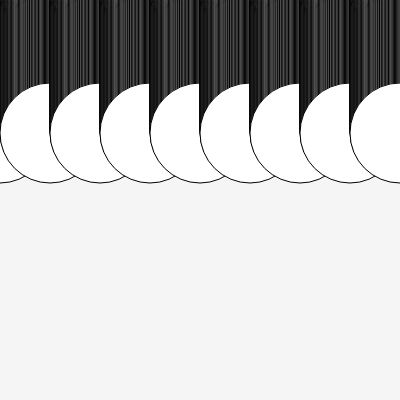
Frame 1 (no input)
Frame 60 (no input): identical to frame 1, image omitted
Frame 120 (the mouse pressed at the canvas centre since frame 60): identical to frame 1, image omitted

The p5.js sketch that drew this single still picture (run headless with seeded random() and noise() and a simulated clock; from frame 60 on, the mouse is pressed at the canvas centre):

// p5.js sketch
// ── sketch.js
function setup() {
  createCanvas(400, 400);
}

function draw() {
  background(245);

  for(var x=0; x<=width; x+=50) {
    for (var y=0; y<=height / 3; y++) {
      ellipse(x,y,100,100)
    }}

}
